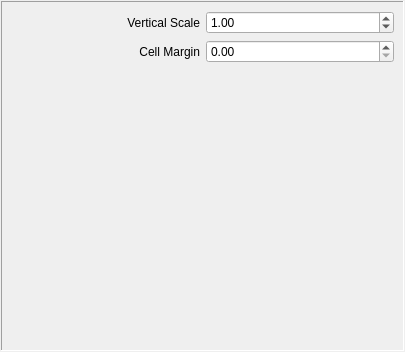
<ui version="4.0" >
 <class>Properties</class>
 <widget class="QWidget" name="Properties" >
  <property name="geometry" >
   <rect>
    <x>0</x>
    <y>0</y>
    <width>405</width>
    <height>352</height>
   </rect>
  </property>
  <property name="windowTitle" >
   <string>Form</string>
  </property>
  <layout class="QVBoxLayout" >
   <property name="margin" >
    <number>1</number>
   </property>
   <property name="spacing" >
    <number>6</number>
   </property>
   <item>
    <widget class="QFrame" name="frame" >
     <property name="frameShape" >
      <enum>QFrame::Panel</enum>
     </property>
     <property name="frameShadow" >
      <enum>QFrame::Sunken</enum>
     </property>
     <layout class="QVBoxLayout" >
      <property name="margin" >
       <number>9</number>
      </property>
      <property name="spacing" >
       <number>6</number>
      </property>
      <item>
       <layout class="QHBoxLayout" >
        <property name="margin" >
         <number>0</number>
        </property>
        <property name="spacing" >
         <number>6</number>
        </property>
        <item>
         <widget class="QLabel" name="_verticalScaleLabel" >
          <property name="text" >
           <string>Vertical Scale</string>
          </property>
          <property name="alignment" >
           <set>Qt::AlignRight|Qt::AlignTrailing|Qt::AlignVCenter</set>
          </property>
         </widget>
        </item>
        <item>
         <widget class="QDoubleSpinBox" name="_verticalScaleSpinBox" >
          <property name="maximum" >
           <double>100.000000000000000</double>
          </property>
          <property name="minimum" >
           <double>0.010000000000000</double>
          </property>
          <property name="singleStep" >
           <double>0.100000000000000</double>
          </property>
          <property name="value" >
           <double>1.000000000000000</double>
          </property>
         </widget>
        </item>
       </layout>
      </item>
      <item>
       <layout class="QHBoxLayout" >
        <property name="margin" >
         <number>0</number>
        </property>
        <property name="spacing" >
         <number>6</number>
        </property>
        <item>
         <widget class="QLabel" name="_cellMarginLabel" >
          <property name="text" >
           <string>Cell Margin</string>
          </property>
          <property name="alignment" >
           <set>Qt::AlignRight|Qt::AlignTrailing|Qt::AlignVCenter</set>
          </property>
         </widget>
        </item>
        <item>
         <widget class="QDoubleSpinBox" name="_cellMarginSpinBox" >
          <property name="maximum" >
           <double>1000.000000000000000</double>
          </property>
          <property name="singleStep" >
           <double>0.100000000000000</double>
          </property>
         </widget>
        </item>
       </layout>
      </item>
      <item>
       <spacer>
        <property name="orientation" >
         <enum>Qt::Vertical</enum>
        </property>
        <property name="sizeHint" >
         <size>
          <width>20</width>
          <height>40</height>
         </size>
        </property>
       </spacer>
      </item>
     </layout>
    </widget>
   </item>
  </layout>
 </widget>
 <resources/>
 <connections/>
</ui>
